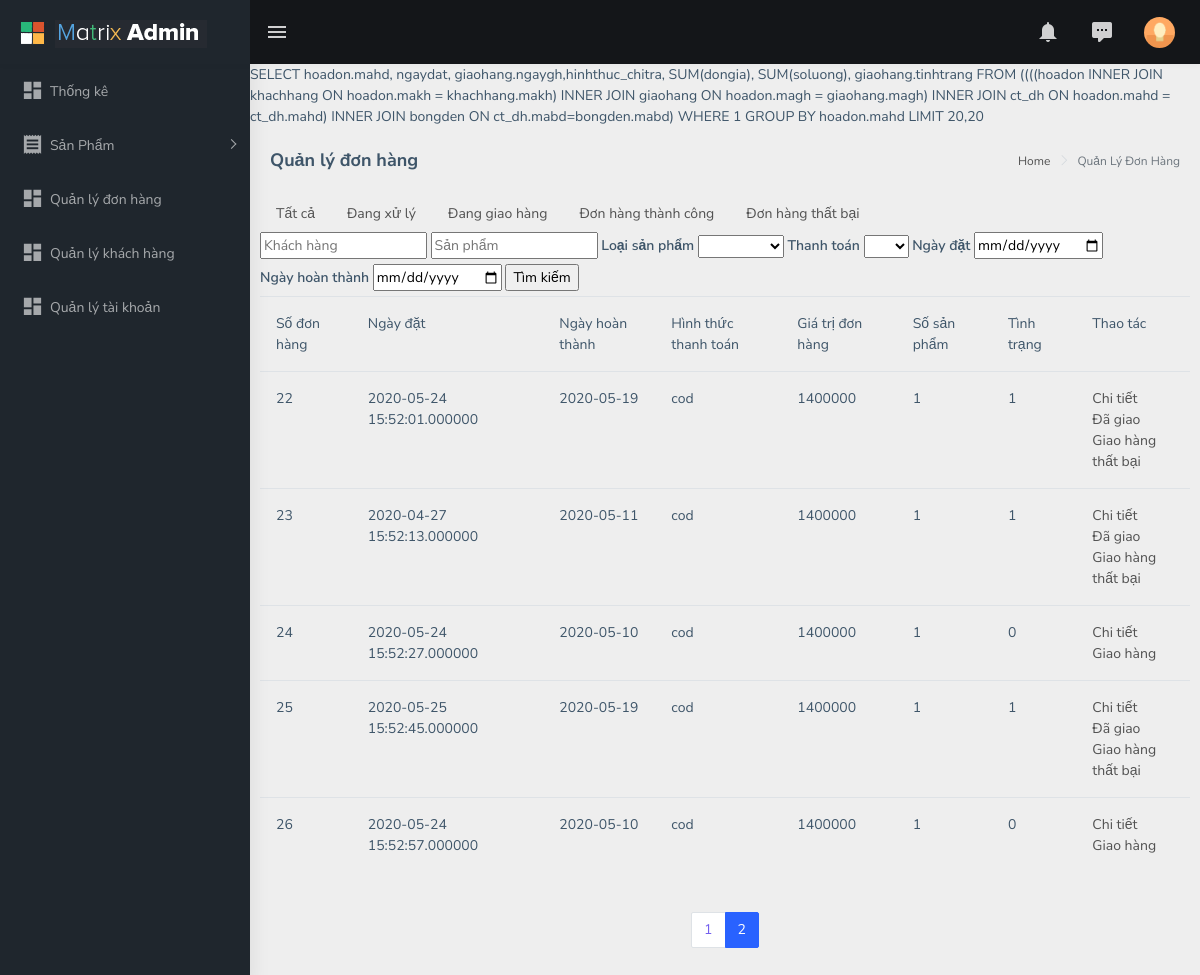
/admin/index.php?page=manager_order&page_num=2 (signed in), run on the app's committed database.
### tables this page shows
CREATE TABLE `hoadon` (
  `mahd` int(11) NOT NULL,
  `makh` int(11) DEFAULT NULL,
  `magh` int(11) DEFAULT NULL,
  `ngaydat` datetime(6) DEFAULT NULL,
  `ghichu` varchar(500) DEFAULT NULL,
  `hinhthuc_chitra` varchar(255) NOT NULL DEFAULT 'cod'
);

CREATE TABLE `giaohang` (
  `magh` int(11) NOT NULL,
  `ngaygh` date DEFAULT NULL,
  `diachi` varchar(255) DEFAULT NULL,
  `tinhtrang` varchar(255) DEFAULT NULL,
  `sdt` varchar(12) DEFAULT NULL
);

### admin/model/Connection.php (called while the page is built, shortened)
<?php
class Connection {
    private $servername = "localhost";
    private $username = "root";
    private $password = "";
    private $databaseName =	"bong_den";
    private $conn;
    public function __construct() {
        $this->conn = new PDO("mysql:host=$this->servername:3306;dbname=$this->databaseName", $this->username, $this->password);
        $this->conn->setAttribute(PDO::ATTR_ERRMODE, PDO::ERRMODE_EXCEPTION);
        $this->conn->exec("set names utf8");
    }
    public function select($query) {
        $stmt = $this->conn->prepare($query);
        $stmt->setFetchMode(PDO::FETCH_ASSOC);
        $stmt->execute();
        return $stmt;
    }
    public function totalRecord($query){
        $stmt = $this->select($query);
        $total_record = $stmt->rowCount();
        return $total_record;
    }
}

### admin/view/manager_order.php (the view, shortened to what this page needs)
<div class="page-wrapper">
    <?php
include_once "./model/Connection.php";
$connect = new Connection();
        $instance_page = 1;
        $limit = 20;
        if(isset($_GET['page_num'])){
            $instance_page = $_GET['page_num'];
        }
        $start = ($instance_page-1)*$limit;
        $query = "SELECT hoadon.mahd, ngaydat, giaohang.ngaygh,hinhthuc_chitra, SUM(dongia), SUM(soluong), giaohang.tinhtrang
        FROM ((((hoadon INNER JOIN khachhang ON hoadon.makh = khachhang.makh)
                INNER JOIN giaohang ON hoadon.magh = giaohang.magh)
                INNER JOIN ct_dh ON  hoadon.mahd = ct_dh.mahd)
                INNER JOIN bongden ON ct_dh.mabd=bongden.mabd) ";
        $need_get = "";
        $condition = "WHERE 1";
        $query .= $condition;
        $total_record = $connect->totalRecord("SELECT hoadon.mahd FROM
        ((((hoadon INNER JOIN khachhang ON hoadon.makh = khachhang.makh)
        INNER JOIN giaohang ON hoadon.magh = giaohang.magh)
        INNER JOIN ct_dh ON  hoadon.mahd = ct_dh.mahd)
        INNER JOIN bongden ON ct_dh.mabd=bongden.mabd)"
        .$condition);
        $total_page = ceil($total_record/$limit);
        $query .= " GROUP BY hoadon.mahd LIMIT $start,$limit ";
        echo $query;
         $order_stmt = $connect->select($query);
?>
    <div class="page-breadcrumb">
        <div class="row">
            <div class="col-12 d-flex no-block align-items-center">
                <h4 class="page-title">Quản lý đơn hàng</h4>
                <div class="ml-auto text-right">
                    <nav aria-label="breadcrumb">
                        <ol class="breadcrumb">
                            <li class="breadcrumb-item"><a href="?page=home">Home</a></li>
                            <li class="breadcrumb-item active" aria-current="page">Quản Lý Đơn Hàng</li>
                        </ol>
                    </nav>
                </div>
            </div>
        </div>
    </div>
    <div class="container-fluid">
        <div class="row">
            <ul class="nav">
                <li class="nav-item">
                    <a class="nav-link" href="?page=manager_order"> Tất cả </a>
                </li>
                <li class="nav-item">
                    <a class="nav-link" href="?page=manager_order&order_state=0"> Đang xử lý </a>
                </li>
                <li class="nav-item">
                    <a class="nav-link" href="?page=manager_order&order_state=1"> Đang giao hàng </a>
                </li>
                <li class="nav-item">
                    <a class="nav-link" href="?page=manager_order&order_state=2"> Đơn hàng thành công</a>
                </li>
                <li class="nav-item">
                    <a class="nav-link" href="?page=manager_order&order_state=-1"> Đơn hàng thất bại</a>
                </li>
            </ul>
        </div>
        <div class="row">
            <form action="" method="POST">
            <input type="text" name="customer_name" placeholder="Khách hàng">
            <input type="text" name="product_name" placeholder="Sản phẩm">
            <label for="category_id"> Loại sản phẩm </label>
            <select name="category_id" id="" >
                <option value=""></option>
                <?php
                $list_category = $connect->select("SELECT maloai,tenloai FROM loaibd");
                while($row = $list_category->fetch())
                {
                    echo "<option value='".$row['maloai']."' >". $row['tenloai'] ."</option>";
                }
                ?>
            </select>
            <label for="payment"> Thanh toán </label>
            <select name="payment" id="">
                <option value=""></option>
                <?php
                $list_payment = $connect->select("SELECT hinhthuc_chitra FROM hoadon GROUP BY hinhthuc_chitra");
                while($row = $list_payment->fetch())
                {
                    echo "<option value='".$row['hinhthuc_chitra']."' >". $row['hinhthuc_chitra'] ."</option>";
                }
                ?>
            </select>
            <label for="order_date"> Ngày đặt </label>
            <input type="date" name="order_date" >
            <label for="comp_date"> Ngày hoàn thành </label>
            <input type="date" name="comp_date" >
            <input type="submit" name="search" value="Tìm kiếm">
            </form>
        </div>
        <div class="row">
            <table class="table">
                <thead>
                    <tr>
                        <td> <span> Số đơn hàng </span></td>
                        <td> <span> Ngày đặt </span></td>
                        <td> <span> Ngày hoàn thành </span></td>
                        <td> <span> Hình thức thanh toán </span></td>
                        <td> <span> Giá trị đơn hàng </span></td>
                        <td> <span> Số sản phẩm </span></td>
                        <td> <span> Tình trạng </span></td>
                        <td> <span> Thao tác </span></td>
                    </tr>
                </thead>
                <tbody>
                    <?php
                        while($row = $order_stmt->fetch()){
                            switch ($row["tinhtrang"]) {
                                case "0":
                                    $change_state = "<li><span><a href=\"./controller/manager_order_perform.php?order_id=".$row['mahd']."&new_state=1\"> Giao hàng </a></span></li>";
                                    break;
                                case "1":
                                    $change_state = "
                                    <li>
                                    <span><a href=\"./controller/manager_order_perform.php?order_id=".$row['mahd']."&new_state=2\"> Đã giao </a></span>
                                    </li>
                                    <li>
                                    <span><a href=\"./controller/manager_order_perform.php?order_id=".$row['mahd']."&new_state=-1\"> Giao hàng thất bại </a></span>
                                    </li>";
                                    break;
                            }
                            echo
                            "<tr>
                                <td> <span>". $row["mahd"] ."</span></td>
                                <td> <span>". $row["ngaydat"] ."</span></td>
                                <td> <span>". $row["ngaygh"] ."</span></td>
                                <td> <span>". $row["hinhthuc_chitra"] ."</span></td>
                                <td> <span>". $row["SUM(dongia)"] ."</span></td>
                                <td> <span>". $row["SUM(soluong)"] ."</span></td>
                                <td> <span>". $row["tinhtrang"] ."</span></td>
                                <td>
                                <ul>
                                    <li>
                                        <span><a href=\"?page=order_detail&order_id=".$row['mahd']."\"> Chi tiết </a></span>
                                    </li>
                                    ".$change_state."
                                </ul>
                                </td>
                            </tr>";
                        }
                    ?>
                </tbody>
            </table>
        </div>
        <div class="row">
            <ul class="pagination justify-content-center" style="margin:20px 0; width: 100%;">
                <?php
                    for($i = 1; $i<=$total_page; $i++){
                        if($instance_page==$i){
                            echo "<li class=\"page-item active\"><a class=\"page-link\" href=\"#\">$i</a></li>";
                            continue;
                        }
                        echo "<li class=\"page-item\"><a class=\"page-link\" href=\"?page=manager_order&page_num=$i".$need_get."\">$i</a></li>";
                    }
                ?>
            </ul>
        </div>
    </div>
</div>

### data on the page
hoadon: mahd "22", ngaydat "2020-05-24 15:52:01.000000", magh.ngaygh "2020-05-19", hinhthuc_chitra "cod", SUM "1400000", SUM "1", magh.tinhtrang "1"
hoadon: mahd "23", ngaydat "2020-04-27 15:52:13.000000", magh.ngaygh "2020-05-11", hinhthuc_chitra "cod", SUM "1400000", SUM "1", magh.tinhtrang "1"
hoadon: mahd "24", ngaydat "2020-05-24 15:52:27.000000", magh.ngaygh "2020-05-10", hinhthuc_chitra "cod", SUM "1400000", SUM "1", magh.tinhtrang "0"
hoadon: mahd "25", ngaydat "2020-05-25 15:52:45.000000", magh.ngaygh "2020-05-19", hinhthuc_chitra "cod", SUM "1400000", SUM "1", magh.tinhtrang "1"
hoadon: mahd "26", ngaydat "2020-05-24 15:52:57.000000", magh.ngaygh "2020-05-10", hinhthuc_chitra "cod", SUM "1400000", SUM "1", magh.tinhtrang "0"
